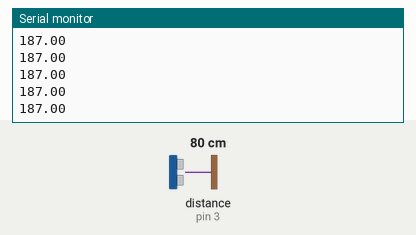
A sketch run on a simulated Arduino Uno, built with avr-gcc and run on an emulated ATmega328P. Shown: the last lines printed to the serial monitor. The test bench sets the inputs (shaded band); at power-on: distance to the obstacle (sensor on pin 3) 80 cm. The echo pulse lasts 58.3 µs per cm.

Above: at 1.2 s.
1.3 s: distance to the obstacle (sensor on pin 3) set to 2 cm
At 1.38 s:
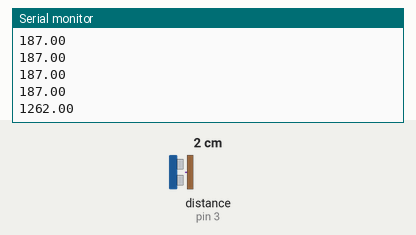
2.8 s: distance to the obstacle (sensor on pin 3) set to 4 cm
At 2.8 s:
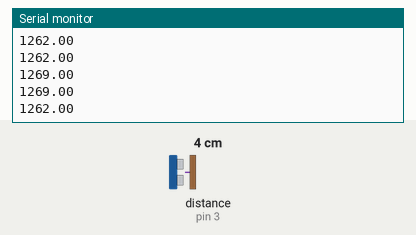
Timing chart, 0 to 5.8 s (numbered marks = the images above; inputs shaded):
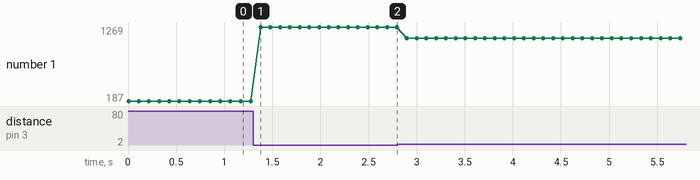

Measured:
- after the input at 1.3 s, the serial monitor: prints a new line after 0.08 s (image 1)
- plotted number 1: 187 → 1262 after the input at 1.3 s, 1262 → 1101 after the input at 2.8 s

The sketch:

sketch_mar25a.ino
```cpp
#include <NewPing.h>
#include <Servo.h>

#define ECHO_PIN 3
#define TRIGGER_PIN 2
#define FRECUENCIA 50.0

float distance;
float dif_temp;
float freq;
unsigned long a;
unsigned long b;
NewPing sonar(TRIGGER_PIN,ECHO_PIN);

void setup() {
  Serial.begin(9600);
  // put your setup code here, to run once:
}

void loop() {

a = micros();
// put your main code here, to run repeatedly:
distance= sonar.ping() / 29.287; // microseg a cm
b = micros();

freq = 1000000/(b-a);

Serial.println(freq);

delay(100);

/*
  a = micros();
  // put your main code here, to run repeatedly:
  distance= sonar.ping() / (2*29.287); // microseg a cm
  Serial.println(distance);
  b = micros();
  dif_temp = (b-a)/1000;
  delay(1000.0/FRECUENCIA - dif_temp);
  */
}
```
